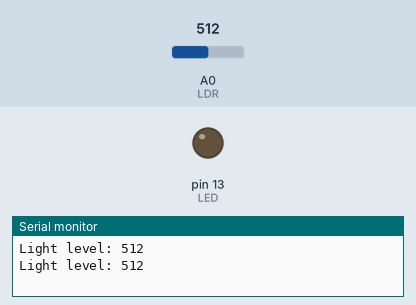
The sketch below on a simulated Arduino Uno, built with avr-gcc and run on an emulated ATmega328P. Parts: output pins drawn as LEDs (lit = HIGH), the last lines printed to the serial monitor. Inputs (shaded band) come from the test bench; at power-on: A0 (LDR) = 512.

Above: at 5.8 s.
5.9 s: A0 (LDR) set to 938
11.9 s: A0 (LDR) set to 963
At 15.9 s:
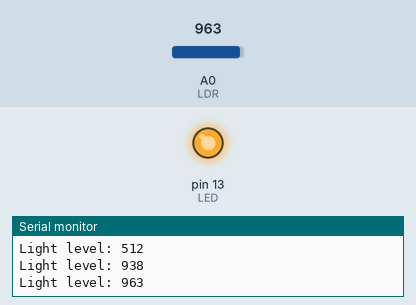
17.9 s: A0 (LDR) set to 940
At 21.0 s:
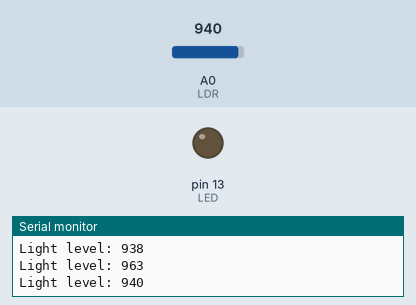
23.9 s: A0 (LDR) set to 960
At 26.0 s:
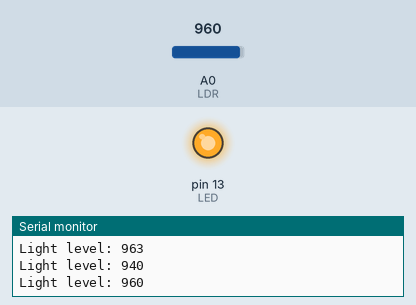
Timing chart, 0 to 27.5 s (numbered marks = the images above; inputs shaded):
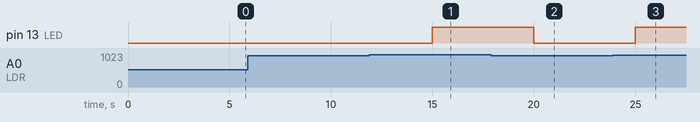

Measured:
- the behaviour switches between 950 and 951 on A0 (LDR) (found by bisection; images 0 and 1)
- after the input at 11.9 s, pin 13 (LED): LOW → HIGH after 3.1 s
- after the input at 17.9 s, pin 13 (LED): HIGH → LOW after 2.1 s
- after the input at 23.9 s, pin 13 (LED): LOW → HIGH after 1.1 s

The sketch:

Exercicio1c.ino
```cpp
#define LDR A0
#define LED 13

void setup() {
  Serial.begin(9600);
  pinMode(LED, OUTPUT);
}

void loop() {
  int light_level = analogRead(LDR);

  Serial.print("Light level: ");
  Serial.println(light_level);

  if (light_level > 950) {
    digitalWrite(LED, HIGH);
  } else {
    analogWrite(LED, LOW);
  }

  delay(5000);
}
```
